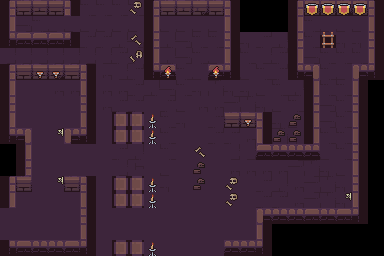

The image is a tile-based game level rendered from a .tmx file. Its description and source (layers, tilesets, objects; grid data summarised) follow:
An orthogonal 24x16 tile map with 16x16 px tiles, 3 tile layers (floor, walls, elements), 2 tilesets and 34 objects (15x item, 8x solid, 3x door, 3x enemy, exit, ...).

<map version="1.10" tiledversion="1.11.2" orientation="orthogonal" renderorder="right-down" width="24" height="16" tilewidth="16" tileheight="16" infinite="0" nextlayerid="10" nextobjectid="66">
 <tileset firstgid="1" source="tilesets/Level1_DungeonEnvironment.tsx" />
 <tileset firstgid="1025" source="tilesets/Dungeon_Tileset.tsx" />
 <layer id="1" name="floor" width="24" height="16">
  <data>[384 cells, 343 non-empty, 16 distinct tile ids]</data>
 </layer>
 <layer id="2" name="walls" width="24" height="16">
  <data>[384 cells, 116 non-empty, 21 distinct tile ids]</data>
 </layer>
 <layer id="3" name="elements" width="24" height="16">
  <data>[384 cells, 29 non-empty, 9 distinct tile ids]</data>
 </layer>
 <objectgroup id="4" name="collisions">
  <object id="2" type="solid" x="16" y="64">
   <properties>
    <property name="id" value="wall" />
   </properties>
   <polygon points="0,0 64,0 80,0 80,80 48,80 48,64 64,64 64,16 0,16 0,64 16,64 16,128 0,128 0,144 -16,144 -16,112 0,112 0,80 -16,80 -16,0" />
  </object>
  <object id="3" type="solid" x="144" y="0">
   <properties>
    <property name="id" value="wall" />
   </properties>
   <polygon points="0,0 0,80 32,80 32,64 16,64 16,16 80,16 80,64 64,64 64,80 96,80 96,0" />
  </object>
  <object id="5" type="solid" x="288" y="0">
   <properties>
    <property name="id" value="wall" />
   </properties>
   <polygon points="0,0 96,0 96,80 80,80 80,224 -16,224 -16,256 -64,256 -64,240 -32,240 -32,208 64,208 64,64 80,64 80,16 16,16 16,64 32,64 32,160 -32,160 -32,128 -64,128 -64,112 -16,112 -16,144 16,144 16,80 0,80 0,0" />
  </object>
  <object id="6" x="0" y="240">
   <properties>
    <property name="id" value="wall" />
   </properties>
   <polygon points="0,0 80,0 80,-48 64,-48 64,-64 96,-64 96,16 0,16" />
  </object>
  <object id="10" type="solid" x="112" y="112">
   <properties>
    <property name="id" value="wall" />
   </properties>
   <polygon points="0,0 48,0 48,32 0,32 0,0" />
  </object>
  <object id="11" type="solid" x="112" y="176">
   <properties>
    <property name="id" value="wall" />
   </properties>
   <polygon points="0,0 48,0 48,32 0,32" />
  </object>
  <object id="12" type="solid" x="112" y="240">
   <properties>
    <property name="id" value="wall" />
   </properties>
   <polygon points="0,0 48,0 48,16 0,16 0,0" />
  </object>
  <object id="13" type="solid" x="80" y="48">
   <properties>
    <property name="id" value="wall" />
   </properties>
   <polygon points="0,0 -80,0 -80,-48 0,-48 0,-32 -16,-32 -64,-32 -64,-16 0,-16" />
  </object>
  <object id="30" type="solid" x="384" y="0">
   <polygon points="0,0 0,-16 -400,-16 -400,272 16,272 16,0 0,0 0,256 -384,256 -384,0" />
  </object>
 </objectgroup>
 <objectgroup id="8" name="doors">
  <object id="34" template="blueprints/door.tx" type="door" x="64" y="144" width="16" height="32">
   <properties>
    <property name="id" value="door_lateral_01" />
    <property name="lateral" type="bool" value="true" />
   </properties>
  </object>
  <object id="35" template="blueprints/door.tx" type="door" x="176" y="64" />
  <object id="36" template="blueprints/door.tx" type="door" x="320" y="64" />
 </objectgroup>
 <objectgroup id="7" name="triggers">
  <object id="50" type="exit" x="320" y="32" width="16" height="16">
   <properties>
    <property name="final" type="bool" value="true" />
    <property name="targetLevel" value="next" />
   </properties>
  </object>
  <object id="53" type="chest" x="16" y="16" width="16" height="16">
   <properties>
    <property name="isLooted" type="bool" value="false" />
   </properties>
  </object>
 </objectgroup>
 <objectgroup id="9" name="spawns">
  <object id="38" type="player_spawn" x="0" y="208" width="16" height="16">
   <properties>
    <property name="id" value="player_start" />
   </properties>
  </object>
  <object id="40" type="enemy" x="192" y="32" width="16" height="16">
   <properties>
    <property name="enemyType" value="skeleton" />
    <property name="lives" type="int" value="3" />
   </properties>
  </object>
  <object id="41" type="enemy" x="112" y="48" width="16" height="16">
   <properties>
    <property name="enemyType" value="skeleton" />
    <property name="lives" type="int" value="3" />
   </properties>
  </object>
  <object id="43" type="enemy" x="256" y="176" width="16" height="16">
   <properties>
    <property name="enemyType" value="vampire" />
    <property name="lives" type="int" value="5" />
   </properties>
  </object>
  <object id="45" type="item" x="48" y="96">
   <properties>
    <property name="itemType" value="coin" />
   </properties>
   <point />
  </object>
  <object id="46" type="item" x="64" y="96">
   <properties>
    <property name="itemType" value="coin" />
   </properties>
   <point />
  </object>
  <object id="47" type="item" x="64" y="112">
   <properties>
    <property name="itemType" value="coin" />
   </properties>
   <point />
  </object>
  <object id="48" type="item" x="48" y="112">
   <properties>
    <property name="itemType" value="coin" />
   </properties>
   <point />
  </object>
  <object id="51" type="npc" x="48" y="208" width="16" height="16">
   <properties>
    <property name="messageId" value="intro_03" />
    <property name="npcType" value="skull" />
   </properties>
  </object>
  <object id="52" type="item" x="16" y="96" width="16" height="16">
   <properties>
    <property name="itemType" value="key" />
   </properties>
  </object>
  <object id="56" type="item" x="96" y="96">
   <properties>
    <property name="itemType" value="powerup" />
    <property name="powerUpType" value="speed" />
   </properties>
   <point />
  </object>
  <object id="57" type="item" x="240" y="144">
   <properties>
    <property name="itemType" value="powerup" />
    <property name="powerUpType" value="shield" />
   </properties>
   <point />
  </object>
  <object id="58" type="item" x="288" y="112">
   <properties>
    <property name="itemType" value="powerup" />
    <property name="powerUpType" value="master_key" />
   </properties>
   <point />
  </object>
  <object id="59" type="item" x="128" y="32">
   <properties>
    <property name="itemType" value="coin" />
   </properties>
   <point />
  </object>
  <object id="60" type="item" x="208" y="224">
   <properties>
    <property name="itemType" value="coin" />
   </properties>
   <point />
  </object>
  <object id="61" type="item" x="96" y="32">
   <properties>
    <property name="itemType" value="coin" />
   </properties>
   <point />
  </object>
  <object id="62" type="item" x="192" y="240">
   <properties>
    <property name="itemType" value="coin" />
   </properties>
   <point />
  </object>
  <object id="63" type="item" x="272" y="48">
   <properties>
    <property name="itemType" value="coin" />
   </properties>
   <point />
  </object>
  <object id="64" type="item" x="336" y="192">
   <properties>
    <property name="itemType" value="coin" />
   </properties>
   <point />
  </object>
  <object id="65" type="item" x="320" y="192">
   <properties>
    <property name="itemType" value="coin" />
   </properties>
   <point />
  </object>
 </objectgroup>
</map>
